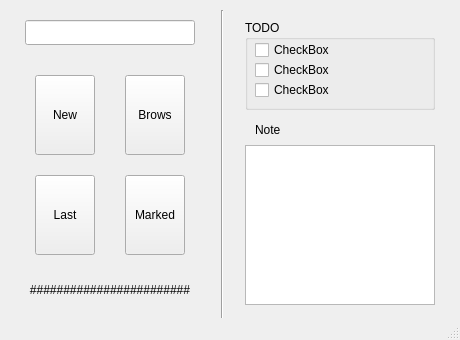
<?xml version="1.0" encoding="UTF-8"?>
<ui version="4.0">
 <class>MainWindow</class>
 <widget class="QMainWindow" name="MainWindow">
  <property name="geometry">
   <rect>
    <x>0</x>
    <y>0</y>
    <width>460</width>
    <height>340</height>
   </rect>
  </property>
  <property name="sizePolicy">
   <sizepolicy hsizetype="Preferred" vsizetype="Preferred">
    <horstretch>0</horstretch>
    <verstretch>0</verstretch>
   </sizepolicy>
  </property>
  <property name="minimumSize">
   <size>
    <width>460</width>
    <height>340</height>
   </size>
  </property>
  <property name="maximumSize">
   <size>
    <width>460</width>
    <height>340</height>
   </size>
  </property>
  <property name="windowTitle">
   <string>hiasNote</string>
  </property>
  <widget class="QWidget" name="centralwidget">
   <widget class="QStackedWidget" name="stackedWidget">
    <property name="geometry">
     <rect>
      <x>0</x>
      <y>0</y>
      <width>460</width>
      <height>340</height>
     </rect>
    </property>
    <widget class="QWidget" name="page">
     <widget class="QLabel" name="label_2">
      <property name="geometry">
       <rect>
        <x>255</x>
        <y>120</y>
        <width>50</width>
        <height>20</height>
       </rect>
      </property>
      <property name="text">
       <string>Note</string>
      </property>
     </widget>
     <widget class="QTextEdit" name="textEdit">
      <property name="geometry">
       <rect>
        <x>245</x>
        <y>145</y>
        <width>190</width>
        <height>160</height>
       </rect>
      </property>
     </widget>
     <widget class="QPushButton" name="pushButton_2">
      <property name="geometry">
       <rect>
        <x>125</x>
        <y>75</y>
        <width>60</width>
        <height>80</height>
       </rect>
      </property>
      <property name="text">
       <string>Brows</string>
      </property>
     </widget>
     <widget class="QPushButton" name="pushButton">
      <property name="geometry">
       <rect>
        <x>35</x>
        <y>75</y>
        <width>60</width>
        <height>80</height>
       </rect>
      </property>
      <property name="text">
       <string>New</string>
      </property>
     </widget>
     <widget class="QPushButton" name="pushButton_4">
      <property name="geometry">
       <rect>
        <x>125</x>
        <y>175</y>
        <width>60</width>
        <height>80</height>
       </rect>
      </property>
      <property name="text">
       <string>Marked</string>
      </property>
     </widget>
     <widget class="QLineEdit" name="lineEdit">
      <property name="geometry">
       <rect>
        <x>25</x>
        <y>20</y>
        <width>170</width>
        <height>25</height>
       </rect>
      </property>
     </widget>
     <widget class="Line" name="line">
      <property name="geometry">
       <rect>
        <x>220</x>
        <y>10</y>
        <width>5</width>
        <height>330</height>
       </rect>
      </property>
      <property name="orientation">
       <enum>Qt::Orientation::Vertical</enum>
      </property>
     </widget>
     <widget class="QLabel" name="label">
      <property name="geometry">
       <rect>
        <x>25</x>
        <y>275</y>
        <width>170</width>
        <height>30</height>
       </rect>
      </property>
      <property name="text">
       <string>########################</string>
      </property>
      <property name="scaledContents">
       <bool>false</bool>
      </property>
      <property name="alignment">
       <set>Qt::AlignmentFlag::AlignCenter</set>
      </property>
     </widget>
     <widget class="QPushButton" name="pushButton_3">
      <property name="geometry">
       <rect>
        <x>35</x>
        <y>175</y>
        <width>60</width>
        <height>80</height>
       </rect>
      </property>
      <property name="text">
       <string>Last</string>
      </property>
     </widget>
     <widget class="QGroupBox" name="groupBox">
      <property name="geometry">
       <rect>
        <x>245</x>
        <y>20</y>
        <width>190</width>
        <height>90</height>
       </rect>
      </property>
      <property name="title">
       <string>TODO</string>
      </property>
      <widget class="QCheckBox" name="checkBox">
       <property name="geometry">
        <rect>
         <x>10</x>
         <y>20</y>
         <width>150</width>
         <height>20</height>
        </rect>
       </property>
       <property name="text">
        <string>CheckBox</string>
       </property>
      </widget>
      <widget class="QCheckBox" name="checkBox_3">
       <property name="geometry">
        <rect>
         <x>10</x>
         <y>60</y>
         <width>150</width>
         <height>20</height>
        </rect>
       </property>
       <property name="text">
        <string>CheckBox</string>
       </property>
      </widget>
      <widget class="QCheckBox" name="checkBox_2">
       <property name="geometry">
        <rect>
         <x>10</x>
         <y>40</y>
         <width>150</width>
         <height>20</height>
        </rect>
       </property>
       <property name="text">
        <string>CheckBox</string>
       </property>
      </widget>
     </widget>
    </widget>
    <widget class="QWidget" name="page_2">
     <widget class="QPushButton" name="pushButton_5">
      <property name="geometry">
       <rect>
        <x>360</x>
        <y>290</y>
        <width>80</width>
        <height>24</height>
       </rect>
      </property>
      <property name="text">
       <string>Save</string>
      </property>
     </widget>
     <widget class="QPushButton" name="pushButton_6">
      <property name="geometry">
       <rect>
        <x>10</x>
        <y>5</y>
        <width>35</width>
        <height>25</height>
       </rect>
      </property>
      <property name="focusPolicy">
       <enum>Qt::FocusPolicy::NoFocus</enum>
      </property>
      <property name="text">
       <string/>
      </property>
      <property name="icon">
       <iconset>
        <normaloff>../PData/bilder/arrow_back.png</normaloff>../PData/bilder/arrow_back.png</iconset>
      </property>
     </widget>
     <widget class="QCheckBox" name="checkBox_4">
      <property name="geometry">
       <rect>
        <x>330</x>
        <y>35</y>
        <width>101</width>
        <height>22</height>
       </rect>
      </property>
      <property name="text">
       <string>only ToDo</string>
      </property>
     </widget>
     <widget class="QLineEdit" name="lineEdit_2">
      <property name="geometry">
       <rect>
        <x>90</x>
        <y>35</y>
        <width>150</width>
        <height>25</height>
       </rect>
      </property>
     </widget>
     <widget class="QGroupBox" name="groupBox_2">
      <property name="geometry">
       <rect>
        <x>20</x>
        <y>60</y>
        <width>420</width>
        <height>220</height>
       </rect>
      </property>
      <property name="title">
       <string>Notiz</string>
      </property>
      <widget class="QPlainTextEdit" name="plainTextEdit_2">
       <property name="geometry">
        <rect>
         <x>20</x>
         <y>30</y>
         <width>380</width>
         <height>175</height>
        </rect>
       </property>
      </widget>
     </widget>
     <widget class="QCheckBox" name="checkBox_5">
      <property name="geometry">
       <rect>
        <x>260</x>
        <y>35</y>
        <width>61</width>
        <height>22</height>
       </rect>
      </property>
      <property name="text">
       <string>ToDo</string>
      </property>
     </widget>
     <widget class="QLabel" name="label_3">
      <property name="geometry">
       <rect>
        <x>45</x>
        <y>35</y>
        <width>45</width>
        <height>20</height>
       </rect>
      </property>
      <property name="text">
       <string>Name:</string>
      </property>
     </widget>
    </widget>
    <widget class="QWidget" name="page_3"/>
   </widget>
  </widget>
  <widget class="QStatusBar" name="statusbar"/>
 </widget>
 <resources/>
 <connections/>
</ui>
